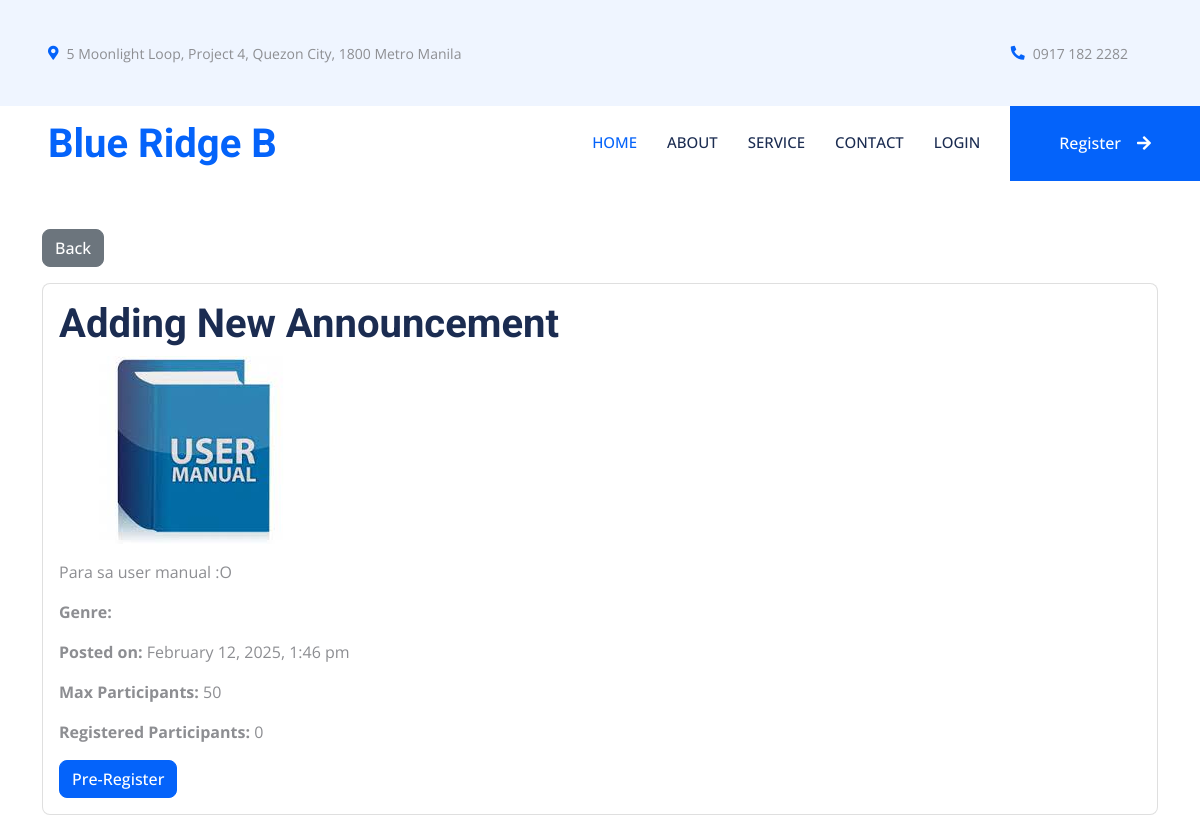
Screenshot of /view_announcement.php?id=17 with the database file from the repository.
### tables this page shows
CREATE TABLE `announcements` (
  `id` int(11) NOT NULL,
  `title` varchar(255) NOT NULL,
  `content` text NOT NULL,
  `type` enum('view-only','event') NOT NULL,
  `max_participants` int(11) DEFAULT NULL,
  `created_at` timestamp NOT NULL DEFAULT current_timestamp(),
  `registered_participants` int(11) DEFAULT 0,
  `image_path` varchar(255) DEFAULT NULL,
  `genre` varchar(255) NOT NULL
);

### view_announcement.php (the view, shortened to what this page needs)
<?php
include 'db.php';
$id = $_GET['id'];
$sql = "SELECT * FROM announcements WHERE id = ?";
$stmt = $conn->prepare($sql);
$stmt->bind_param("i", $id);
$stmt->execute();
$result = $stmt->get_result();
$announcement = $result->fetch_assoc();
?>
<!DOCTYPE html>
<html lang="en">
<head>
    <link rel="stylesheet" href="https://stackpath.bootstrapcdn.com/bootstrap/4.5.2/css/bootstrap.min.css">
    <link rel="stylesheet" href="styles.css">
    <link href="https://cdnjs.cloudflare.com/ajax/libs/font-awesome/5.10.0/css/all.min.css" rel="stylesheet">
    <link href="https://cdn.jsdelivr.net/npm/bootstrap-icons@1.4.1/font/bootstrap-icons.css" rel="stylesheet">
    <link href="lib/animate/animate.min.css" rel="stylesheet">
    <link href="lib/owlcarousel/assets/owl.carousel.min.css" rel="stylesheet">
    <link href="lib/tempusdominus/css/tempusdominus-bootstrap-4.min.css" rel="stylesheet" />
    <link href="css/bootstrap.min.css" rel="stylesheet">
    <link href="css/style.css" rel="stylesheet">
    <link rel="stylesheet" href="https://cdnjs.cloudflare.com/ajax/libs/OwlCarousel2/2.3.4/assets/owl.carousel.min.css">
    <link rel="stylesheet" href="https://cdnjs.cloudflare.com/ajax/libs/OwlCarousel2/2.3.4/assets/owl.theme.default.min.css">
</head>
<body>
        <div class="container-fluid bg-light p-0 wow fadeIn" data-wow-delay="0.1s">
        <div class="row gx-0 d-none d-lg-flex">
            <div class="col-lg-7 px-5 text-start">
                <div class="h-100 d-inline-flex align-items-center py-3 me-4">
                    <small class="fa fa-map-marker-alt text-primary me-2"></small>
                    <small> 5 Moonlight Loop, Project 4, Quezon City, 1800 Metro Manila</small>
                </div>
                <div class="h-100 d-inline-flex align-items-center py-3">
                    <small>Mon - Fri : 08.00 AM - 05.00 PM</small>
                </div>
            </div>
            <div class="col-lg-5 px-5 text-end">
                <div class="h-100 d-inline-flex align-items-center py-3 me-4">
                    <small class="fa fa-phone-alt text-primary me-2"></small>
                    <small>0917 182 2282</small>
                </div>
                </div>
            </div>
        </div>
    <nav class="navbar navbar-expand-lg bg-white navbar-light sticky-top p-0 wow fadeIn" data-wow-delay="0.1s">
        <a href="index.php" class="navbar-brand d-flex align-items-center px-4 px-lg-5">
            <h1 class="m-0 text-primary"><i class=></i>Blue Ridge B</h1>
        </a>
        <div class="collapse navbar-collapse" id="navbarCollapse">
            <div class="navbar-nav ms-auto p-4 p-lg-0">
                <a href="index.php" class="nav-item nav-link active">Home</a>
                <a href="about.php" class="nav-item nav-link">About</a>
                <a href="service.php" class="nav-item nav-link">Service</a>
                <a href="contact.php" class="nav-item nav-link">Contact</a>
                    <?php if (isset($_SESSION["username"])): ?>
                        <a href="logout.php" class="btn btn-primary rounded-0 py-4 px-lg-5 d-none d-lg-block">Log-Out<i class="fa fa-arrow-right ms-3"></i></a>
                    <?php else: ?>
                        <a href="user_login.php" class="nav-item nav-link">Login</a>
                        <a href="register_user.php" class="btn btn-primary rounded-0 py-4 px-lg-5 d-none d-lg-block">Register<i class="fa fa-arrow-right ms-3"></i></a>
                    <?php endif; ?>
        </div>
    </nav>
    <div class="container mt-5">
        <button class="btn btn-secondary mb-3" onclick="window.history.back()">Back</button>
        <div class="card">
            <div class="card-body">
                <h1 class="card-title"><?php echo htmlspecialchars($announcement['title']); ?></h1>
                <?php if (!empty($announcement['image_path'])): ?>
                    <img src="<?php echo htmlspecialchars($announcement['image_path']); ?>" alt="Announcement Image" class="img-fluid mb-3">
                <?php endif; ?>
                <p class="card-text"><?php echo nl2br(htmlspecialchars($announcement['content'])); ?></p>
                <p><strong>Genre:</strong> <?php echo htmlspecialchars($announcement['genre']); ?></p>
                <p><strong>Posted on:</strong> <?php echo date("F j, Y, g:i a", strtotime($announcement['created_at'])); ?></p>
                <?php if ($announcement['type'] === 'event'): ?>
                    <p><strong>Max Participants:</strong> <?php echo $announcement['max_participants']; ?></p>
                    <p><strong>Registered Participants:</strong> <span id="count"><?php echo $announcement['registered_participants']; ?></span></p>
                    <?php if ($announcement['registered_participants'] < $announcement['max_participants']): ?>
                        <button id="preRegisterBtn" class="btn btn-primary" data-id="<?php echo $announcement['id']; ?>">Pre-Register</button>
                    <?php else: ?>
                        <p><strong>Registration Full</strong></p>
                    <?php endif; ?>
                <?php endif; ?>
            </div>
        </div>
    </div>
</body>
</html>

### css/style.css (style rules this page uses)
:root { --primary: #0463FA; --light: #EFF5FF; --dark: #1B2C51; }
.btn { font-weight: 500; transition: .5s; }
.btn.btn-primary, .btn.btn-secondary { color: #FFFFFF; }
.navbar .navbar-nav .nav-link { margin-right: 30px; padding: 25px 0; color: #FFFFFF; font-size: 15px; font-weight: 500; text-transform: uppercase; outline: none; }
.navbar .navbar-nav .nav-link:hover, .navbar .navbar-nav .nav-link.active { color: var(--primary); }
.navbar .navbar-brand, .navbar a.btn { height: 75px; }
.navbar .navbar-nav .nav-link { color: var(--dark); font-weight: 500; }
.navbar.sticky-top { top: -100px; transition: .5s; }

### rows the page displays
announcements: title "Adding New Announcement", image_path (picture), content "Para sa user manual :O", created_at "February 12, 2025, 1:46 pm", max_participants "50", registered_participants "0"
